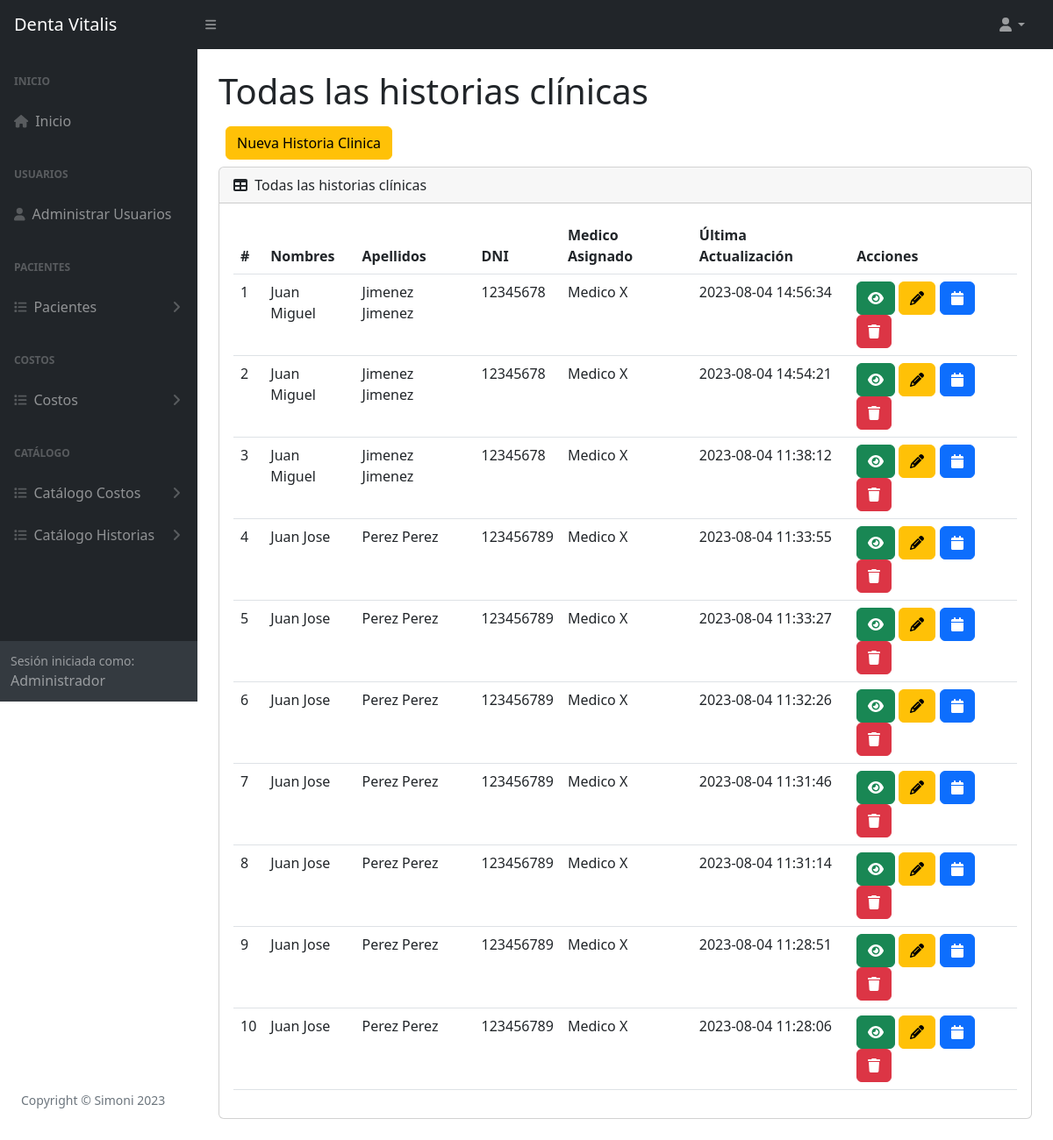
The page /historiaClinica (signed in) on the database its author committed.
### tables this page shows
CREATE TABLE `tba_historiaclinica`  (
  `IdHistoriaClinica` int NOT NULL AUTO_INCREMENT,
  `IdPaciente` int NOT NULL,
  `IdSocio` int NOT NULL,
  `AlergiasEncontradas` varchar(500) NULL DEFAULT NULL,
  `MotivoConsulta` varchar(255) NULL DEFAULT NULL,
  `DatosInformante` varchar(255) NULL DEFAULT NULL,
  `TiempoEnfermedad` varchar(255) NULL DEFAULT NULL,
  `SignosSintomas` varchar(255) NULL DEFAULT NULL,
  `RelatoCronologico` varchar(255) NULL DEFAULT NULL,
  `FuncionesBiologicas` varchar(255) NULL DEFAULT NULL,
  `AntecedentesFamiliares` varchar(500) NULL DEFAULT NULL,
  `AntecedentesPersonales` varchar(500) NULL DEFAULT NULL,
  `UsuarioCreado` int NOT NULL,
  `UsuarioActualizado` int NOT NULL,
  `FechaCreado` datetime NOT NULL,
  `FechaActualiza` datetime NOT NULL,
  PRIMARY KEY (`IdHistoriaClinica`) USING BTREE,
  INDEX `tba_historiaclinica_fkPaciente`(`IdPaciente`) USING BTREE,
  INDEX `tba_historiaclinica_fksocio`(`IdSocio`) USING BTREE,
  CONSTRAINT `tba_historiaclinica_fkPaciente` FOREIGN KEY (`IdPaciente`) REFERENCES `tba_paciente` (`IdPaciente`) ON DELETE RESTRICT ON UPDATE RESTRICT,
  CONSTRAINT `tba_historiaclinica_fksocio` FOREIGN KEY (`IdSocio`) REFERENCES `tba_socio` (`IdSocio`) ON DELETE RESTRICT ON UPDATE RESTRICT
);

CREATE TABLE `tba_paciente`  (
  `IdPaciente` int NOT NULL AUTO_INCREMENT,
  `NombrePaciente` varchar(100) NOT NULL,
  `ApellidoPaciente` varchar(100) NOT NULL,
  `DNIPaciente` int NOT NULL,
  `SexoPaciente` varchar(12) NULL DEFAULT NULL,
  `EdadPaciente` int NULL DEFAULT NULL,
  `FechaNacimiento` date NULL DEFAULT NULL,
  `CelularPaciente` varchar(11) NOT NULL,
  `DomicilioPaciente` varchar(255) NULL DEFAULT NULL,
  `LugarProcedencia` varchar(100) NULL DEFAULT NULL,
  `LugarNacimiento` varchar(80) NULL DEFAULT NULL,
  `GradoInstruccion` varchar(20) NULL DEFAULT NULL,
  `RazaPaciente` varchar(20) NULL DEFAULT NULL,
  `OcupacionPaciente` varchar(20) NULL DEFAULT NULL,
  `ReligionPaciente` varchar(20) NULL DEFAULT NULL,
  `EstadoCivil` varchar(20) NULL DEFAULT NULL,
  `NumeroContactoPaciente` varchar(11) NULL DEFAULT NULL,
  `NombreContactoPaciente` varchar(100) NULL DEFAULT NULL,
  `UsuarioCreado` int NOT NULL,
  `UsuarioActualiza` int NOT NULL,
  `FechaCreacion` datetime NOT NULL,
  `FechaActualizacion` datetime NOT NULL,
  PRIMARY KEY (`IdPaciente`) USING BTREE
);

CREATE TABLE `tba_socio`  (
  `IdSocio` int NOT NULL AUTO_INCREMENT,
  `NombreSocio` varchar(150) NOT NULL,
  `IdTipoIdentificacion` int NULL DEFAULT NULL,
  `IdTipoSocio` int NOT NULL,
  `Identificacion` varchar(15) NULL DEFAULT NULL,
  `FechaCreacion` datetime NOT NULL,
  `FechaActualizacion` datetime NOT NULL,
  PRIMARY KEY (`IdSocio`) USING BTREE,
  INDEX `tba_socio_fksocios`(`IdTipoIdentificacion`) USING BTREE,
  INDEX `tba_socio_fktiposocio`(`IdTipoSocio`) USING BTREE,
  CONSTRAINT `tba_socio_fksocios` FOREIGN KEY (`IdTipoIdentificacion`) REFERENCES `tba_tipoidentificacion` (`IdTipoIdentificacion`) ON DELETE RESTRICT ON UPDATE RESTRICT,
  CONSTRAINT `tba_socio_fktiposocio` FOREIGN KEY (`IdTipoSocio`) REFERENCES `tba_tiposocio` (`IdTipoSocio`) ON DELETE RESTRICT ON UPDATE RESTRICT
);

### controller/plantilla.controller.php (called while the page is built)
<?php
class ControllerPlantilla
{
  static public function ctrPlantilla()
  {
    include "view/plantilla.php";
  }
}

### index.php (called while the page is built, shortened)
<?php
require_once "controller/plantilla.controller.php";
require_once "controller/historias.controller.php";
require_once "controller/tratamiento.controller.php";
require_once "model/historias.model.php";
$plantilla = new ControllerPlantilla();
$plantilla -> ctrPlantilla();

### controller/historias.controller.php (called while the page is built, shortened)
<?php
class ControllerHistorias
{
  public static function ctrMostrarAllHistorias()
  {
    $tabla = "tba_historiaclinica";
    $listaHistorias = ModelHistorias::mdlMostrarAllHistorias($tabla);
    return $listaHistorias;
  }
}

### model/conexion.php (called while the page is built)
<?php
class Conexion
{
  static public function conn()
  {
    $link = new PDO("mysql:host=localhost;dbname=db_dentavitalis","root","");
		$link->exec("set names utf8");
		return $link;
  }
}

### model/historias.model.php (called while the page is built, shortened)
<?php
require_once "conexion.php";
class ModelHistorias
{
  public static function mdlMostrarAllHistorias($tabla)
  {
    $statement = Conexion::conn()->prepare("SELECT tba_historiaclinica.IdHistoriaClinica, tba_historiaclinica.IdPaciente, tba_historiaclinica.IdSocio, tba_historiaclinica.FechaActualiza, tba_paciente.NombrePaciente, tba_paciente.ApellidoPaciente, tba_paciente.DNIPaciente, tba_socio.NombreSocio FROM $tabla INNER JOIN tba_paciente ON tba_historiaclinica.IdPaciente = tba_paciente.IdPaciente INNER JOIN tba_socio ON tba_historiaclinica.IdSocio = tba_socio.IdSocio ORDER BY IdHistoriaClinica DESC");
    $statement -> execute();
    return $statement -> fetchAll();
  }
}

### view/modules/historiaClinica.php (the view, shortened to what this page needs)
</div>
        </div>
        <div class="sb-sidenav-footer">
          <div class="small">Sesión iniciada como:</div>
          <?php echo $_SESSION["nombreUsuario"] ?>
        </div>
      </nav>
    </div>
    <div id="layoutSidenav_content">
      <main class="bg">
        <div class="container-fluid px-4">
          <h1 class="mt-4">Todas las historias clínicas</h1>
          <div class="d-inline-flex m-2">
            <button type="button" class="btn btn-warning btnNuevaHistoria" id="btnNuevaHistoria">
              Nueva Historia Clinica
            </button>
          </div>
          <div class="card mb-4">
            <div class="card-header">
              <i class="fas fa-table me-1"></i>
              Todas las historias clínicas
            </div>
            <div class="card-body">
              <table id="datatablesSimple" class="data-table-AllHistorias table">
                <thead>
                  <tr>
                    <th>#</th>
                    <th>Nombres</th>
                    <th>Apellidos</th>
                    <th>DNI</th>
                    <th>Medico Asignado</th>
                    <th>Última Actualización</th>
                    <th>Acciones</th>
                  </tr>
                </thead>
                <tbody>
                  <?php
                    $listaHistorias = ControllerHistorias::ctrMostrarAllHistorias();
                    foreach ($listaHistorias as $key => $value)
                    {
                      echo
                      '<tr>
                        <td>'.($key + 1).'</td>
                        <td>'.$value["NombrePaciente"].'</td>
                        <td>'.$value["ApellidoPaciente"].'</td>
                        <td>'.$value["DNIPaciente"].'</td>
                        <td>'.$value["NombreSocio"].'</td>
                        <td>'.$value["FechaActualiza"].'</td>
                        <td>
                          <button class="btn btn-success btnVisualizarHistoria" id="btnVisualizarHistoria" codHistoria="'.$value["IdHistoriaClinica"].'"><i class="fa-solid fa-eye"></i></button>
                          <button class="btn btn-warning btnEditarHistoria" id="btnEditarHistoria" codPaciente="'.$value["IdPaciente"].'"  codHistoria="'.$value["IdHistoriaClinica"].'"><i class="fa-solid fa-pencil"></i></button>
                          <button class="btn btn-primary btnAsignarCita" id="btnAsignarCita" codHistoria="'.$value["IdHistoriaClinica"].'"><i class="fa-solid fa-calendar"></i></button>
                          <button class="btn btn-danger btnEliminarHistoria" codHistoria="'.$value["IdHistoriaClinica"].'"><i class="fa-solid fa-trash"></i></button>
                        </td>
                      </tr>';
                    }
                  ?>
                </tbody>
              </table>
            </div>
          </div>
        </div>
      </main>
    </div>
  </div>

### rows shown on the page
tba_historiaclinica: IdPaciente.NombrePaciente "Juan Miguel", IdPaciente.ApellidoPaciente "Jimenez Jimenez", IdPaciente.DNIPaciente "12345678", IdSocio.NombreSocio "Medico X", FechaActualiza "2023-08-04 14:56:34"
tba_historiaclinica: IdPaciente.NombrePaciente "Juan Miguel", IdPaciente.ApellidoPaciente "Jimenez Jimenez", IdPaciente.DNIPaciente "12345678", IdSocio.NombreSocio "Medico X", FechaActualiza "2023-08-04 14:54:21"
tba_historiaclinica: IdPaciente.NombrePaciente "Juan Miguel", IdPaciente.ApellidoPaciente "Jimenez Jimenez", IdPaciente.DNIPaciente "12345678", IdSocio.NombreSocio "Medico X", FechaActualiza "2023-08-04 11:38:12"
tba_historiaclinica: IdPaciente.NombrePaciente "Juan Jose", IdPaciente.ApellidoPaciente "Perez Perez", IdPaciente.DNIPaciente "123456789", IdSocio.NombreSocio "Medico X", FechaActualiza "2023-08-04 11:33:55"
tba_historiaclinica: IdPaciente.NombrePaciente "Juan Jose", IdPaciente.ApellidoPaciente "Perez Perez", IdPaciente.DNIPaciente "123456789", IdSocio.NombreSocio "Medico X", FechaActualiza "2023-08-04 11:33:27"
tba_historiaclinica: IdPaciente.NombrePaciente "Juan Jose", IdPaciente.ApellidoPaciente "Perez Perez", IdPaciente.DNIPaciente "123456789", IdSocio.NombreSocio "Medico X", FechaActualiza "2023-08-04 11:32:26"
tba_historiaclinica: IdPaciente.NombrePaciente "Juan Jose", IdPaciente.ApellidoPaciente "Perez Perez", IdPaciente.DNIPaciente "123456789", IdSocio.NombreSocio "Medico X", FechaActualiza "2023-08-04 11:31:46"
tba_historiaclinica: IdPaciente.NombrePaciente "Juan Jose", IdPaciente.ApellidoPaciente "Perez Perez", IdPaciente.DNIPaciente "123456789", IdSocio.NombreSocio "Medico X", FechaActualiza "2023-08-04 11:31:14"
tba_historiaclinica: IdPaciente.NombrePaciente "Juan Jose", IdPaciente.ApellidoPaciente "Perez Perez", IdPaciente.DNIPaciente "123456789", IdSocio.NombreSocio "Medico X", FechaActualiza "2023-08-04 11:28:51"
tba_historiaclinica: IdPaciente.NombrePaciente "Juan Jose", IdPaciente.ApellidoPaciente "Perez Perez", IdPaciente.DNIPaciente "123456789", IdSocio.NombreSocio "Medico X", FechaActualiza "2023-08-04 11:28:06"

### other values the page prints
$_SESSION["nombreUsuario"] "Administrador"
